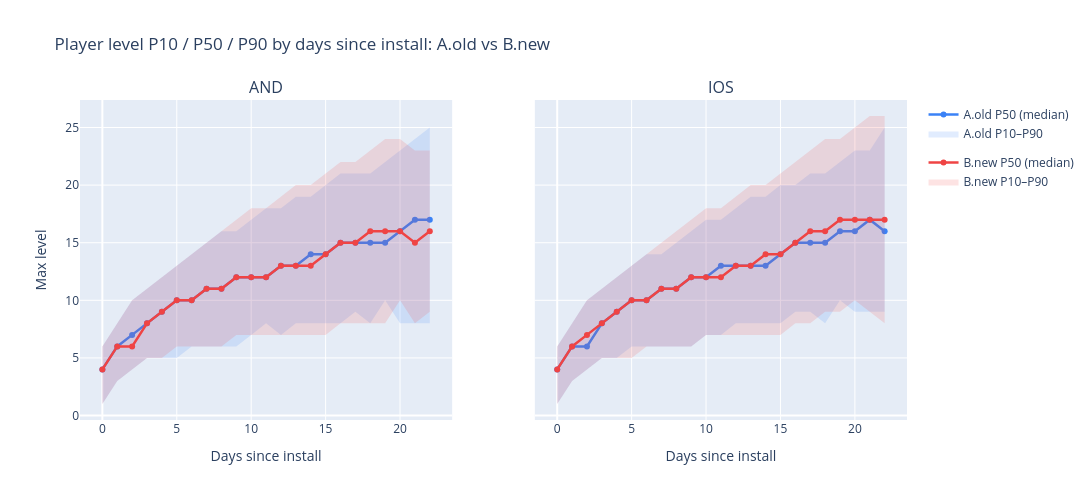

Notebook code cell kept with this figure:
### Markdown cell above
### Percentile comparison

### Code cell
plot_percentile_comparison(level_pcts_by_group, percentile='all')

# To inspect a single percentile with diff bar:
# plot_percentile_comparison(level_pcts_by_group, percentile='p50')
# plot_percentile_comparison(level_pcts_by_group, percentile='p10')
# plot_percentile_comparison(level_pcts_by_group, percentile='p90')

### Figure 1 — Plotly figure (JSON) as saved in the notebook; plotly's stock layout.template omitted (floating-point values rounded to 4 significant figures)
{"data": [{"hovertemplate": "P10: %{y:.0f}<extra></extra>", "legendgroup": "A.old", "line": {"width": 0}, "mode": "lines", "showlegend": false, "type": "scatter", "x": [0, 1, 2, 3, 4, 5, 6, 7, 8, 9, 10, 11, 12, 13, 14, 15, 16, 17, 18, 19, 20, 21, 22], "xaxis": "x", "y": [1, 3, 4, 5, 5, 5, 6, 6, 6, 6, 7, 8, 7, 8, 8, 8, 8, 9, 8, 10, 8, 8, 8], "yaxis": "y"}, {"fill": "tonexty", "fillcolor": "rgba(59,130,246,0.15)", "hovertemplate": "P90: %{y:.0f}<extra></extra>", "legendgroup": "A.old", "line": {"width": 0}, "mode": "lines", "name": "A.old P10–P90", "showlegend": true, "type": "scatter", "x": [0, 1, 2, 3, 4, 5, 6, 7, 8, 9, 10, 11, 12, 13, 14, 15, 16, 17, 18, 19, 20, 21, 22], "xaxis": "x", "y": [6, 8, 10, 11, 12, 13, 14, 15, 16, 16, 17, 18, 18, 19, 19, 20, 21, 21, 21, 22, 23, 24, 25], "yaxis": "y"}, {"hovertemplate": "P50: %{y:.0f}<extra></extra>", "legendgroup": "A.old", "line": {"color": "rgba(59,130,246,1)", "width": 2.5}, "mode": "lines+markers", "name": "A.old P50 (median)", "showlegend": true, "type": "scatter", "x": [0, 1, 2, 3, 4, 5, 6, 7, 8, 9, 10, 11, 12, 13, 14, 15, 16, 17, 18, 19, 20, 21, 22], "xaxis": "x", "y": [4, 6, 7, 8, 9, 10, 10, 11, 11, 12, 12, 12, 13, 13, 14, 14, 15, 15, 15, 15, 16, 17, 17], "yaxis": "y"}, {"hovertemplate": "P10: %{y:.0f}<extra></extra>", "legendgroup": "B.new", "line": {"width": 0}, "mode": "lines", "showlegend": false, "type": "scatter", "x": [0, 1, 2, 3, 4, 5, 6, 7, 8, 9, 10, 11, 12, 13, 14, 15, 16, 17, 18, 19, 20, 21, 22], "xaxis": "x", "y": [1, 3, 4, 5, 5, 6, 6, 6, 6, 7, 7, 7, 7, 7, 7, 7, 8, 8, 8, 8, 10, 8, 9], "yaxis": "y"}, {"fill": "tonexty", "fillcolor": "rgba(239,68,68,0.15)", "hovertemplate": "P90: %{y:.0f}<extra></extra>", "legendgroup": "B.new", "line": {"width": 0}, "mode": "lines", "name": "B.new P10–P90", "showlegend": true, "type": "scatter", "x": [0, 1, 2, 3, 4, 5, 6, 7, 8, 9, 10, 11, 12, 13, 14, 15, 16, 17, 18, 19, 20, 21, 22], "xaxis": "x", "y": [6, 8, 10, 11, 12, 13, 14, 15, 16, 17, 18, 18, 19, 20, 20, 21, 22, 22, 23, 24, 24, 23, 23], "yaxis": "y"}, {"hovertemplate": "P50: %{y:.0f}<extra></extra>", "legendgroup": "B.new", "line": {"color": "rgba(239,68,68,1)", "width": 2.5}, "mode": "lines+markers", "name": "B.new P50 (median)", "showlegend": true, "type": "scatter", "x": [0, 1, 2, 3, 4, 5, 6, 7, 8, 9, 10, 11, 12, 13, 14, 15, 16, 17, 18, 19, 20, 21, 22], "xaxis": "x", "y": [4, 6, 6, 8, 9, 10, 10, 11, 11, 12, 12, 12, 13, 13, 13, 14, 15, 15, 16, 16, 16, 15, 16], "yaxis": "y"}, {"hovertemplate": "P10: %{y:.0f}<extra></extra>", "legendgroup": "A.old", "line": {"width": 0}, "mode": "lines", "showlegend": false, "type": "scatter", "x": [0, 1, 2, 3, 4, 5, 6, 7, 8, 9, 10, 11, 12, 13, 14, 15, 16, 17, 18, 19, 20, 21, 22], "xaxis": "x2", "y": [1, 3, 4, 5, 5, 6, 6, 6, 6, 6, 7, 7, 8, 8, 8, 8, 9, 9, 8, 10, 9, 9, 9], "yaxis": "y2"}, {"fill": "tonexty", "fillcolor": "rgba(59,130,246,0.15)", "hovertemplate": "P90: %{y:.0f}<extra></extra>", "legendgroup": "A.old", "line": {"width": 0}, "mode": "lines", "name": "A.old P10–P90", "showlegend": false, "type": "scatter", "x": [0, 1, 2, 3, 4, 5, 6, 7, 8, 9, 10, 11, 12, 13, 14, 15, 16, 17, 18, 19, 20, 21, 22], "xaxis": "x2", "y": [6, 8, 10, 11, 12, 13, 14, 14, 15, 16, 17, 17, 18, 19, 19, 20, 20, 21, 21, 22, 23, 23, 25], "yaxis": "y2"}, {"hovertemplate": "P50: %{y:.0f}<extra></extra>", "legendgroup": "A.old", "line": {"color": "rgba(59,130,246,1)", "width": 2.5}, "mode": "lines+markers", "name": "A.old P50 (median)", "showlegend": false, "type": "scatter", "x": [0, 1, 2, 3, 4, 5, 6, 7, 8, 9, 10, 11, 12, 13, 14, 15, 16, 17, 18, 19, 20, 21, 22], "xaxis": "x2", "y": [4, 6, 6, 8, 9, 10, 10, 11, 11, 12, 12, 13, 13, 13, 13, 14, 15, 15, 15, 16, 16, 17, 16], "yaxis": "y2"}, {"hovertemplate": "P10: %{y:.0f}<extra></extra>", "legendgroup": "B.new", "line": {"width": 0}, "mode": "lines", "showlegend": false, "type": "scatter", "x": [0, 1, 2, 3, 4, 5, 6, 7, 8, 9, 10, 11, 12, 13, 14, 15, 16, 17, 18, 19, 20, 21, 22], "xaxis": "x2", "y": [1, 3, 4, 5, 5, 5, 6, 6, 6, 6, 7, 7, 7, 7, 7, 7, 8, 8, 9, 9, 10, 9, 8], "yaxis": "y2"}, {"fill": "tonexty", "fillcolor": "rgba(239,68,68,0.15)", "hovertemplate": "P90: %{y:.0f}<extra></extra>", "legendgroup": "B.new", "line": {"width": 0}, "mode": "lines", "name": "B.new P10–P90", "showlegend": false, "type": "scatter", "x": [0, 1, 2, 3, 4, 5, 6, 7, 8, 9, 10, 11, 12, 13, 14, 15, 16, 17, 18, 19, 20, 21, 22], "xaxis": "x2", "y": [6, 8, 10, 11, 12, 13, 14, 15, 16, 17, 18, 18, 19, 20, 20, 21, 22, 23, 24, 24, 25, 26, 26], "yaxis": "y2"}, {"hovertemplate": "P50: %{y:.0f}<extra></extra>", "legendgroup": "B.new", "line": {"color": "rgba(239,68,68,1)", "width": 2.5}, "mode": "lines+markers", "name": "B.new P50 (median)", "showlegend": false, "type": "scatter", "x": [0, 1, 2, 3, 4, 5, 6, 7, 8, 9, 10, 11, 12, 13, 14, 15, 16, 17, 18, 19, 20, 21, 22], "xaxis": "x2", "y": [4, 6, 7, 8, 9, 10, 10, 11, 11, 12, 12, 12, 13, 13, 14, 14, 15, 16, 16, 17, 17, 17, 17], "yaxis": "y2"}], "layout": {"annotations": [{"font": {"size": 16}, "showarrow": false, "text": "AND", "x": 0.225, "xanchor": "center", "xref": "paper", "y": 1, "yanchor": "bottom", "yref": "paper"}, {"font": {"size": 16}, "showarrow": false, "text": "IOS", "x": 0.775, "xanchor": "center", "xref": "paper", "y": 1, "yanchor": "bottom", "yref": "paper"}], "height": 500, "title": {"text": "Player level P10 / P50 / P90 by days since install: A.old vs B.new"}, "width": 1200, "xaxis": {"anchor": "y", "domain": [0, 0.45], "title": {"text": "Days since install"}}, "xaxis2": {"anchor": "y2", "domain": [0.55, 1], "title": {"text": "Days since install"}}, "yaxis": {"anchor": "x", "domain": [0, 1], "title": {"text": "Max level"}}, "yaxis2": {"anchor": "x2", "domain": [0, 1], "matches": "y", "showticklabels": false}}}
